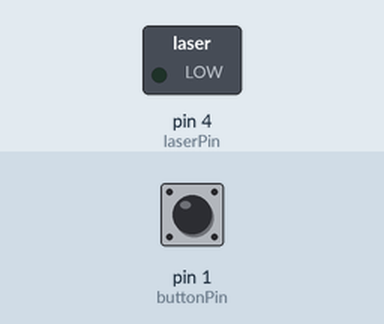
Simulated run of this sketch. Board: Arduino Uno, built with avr-gcc and run on an emulated ATmega328P. On the bench: switched loads named in the sketch (green lamp = pin HIGH). The inputs (shaded band) are chosen by the test bench; at power-on: pin 1 (buttonPin) HIGH.

Above: at 1.2 s.
1.3 s: pin 1 (buttonPin) pulled LOW for 0.15 s
At 1.39 s:
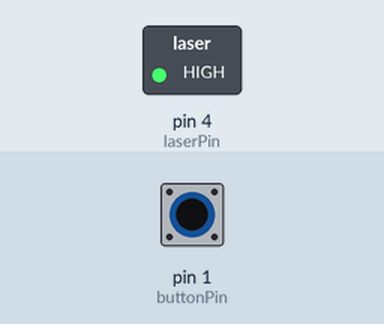
2.9 s: pin 1 (buttonPin) pulled LOW for 3.2 s
At 6.9 s:
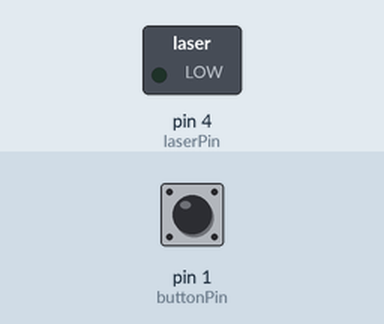
Timing chart, 0 to 8.4 s (numbered marks = the images above; inputs shaded):
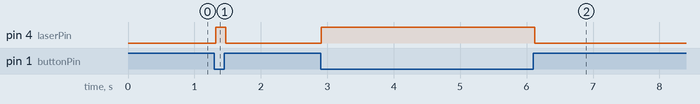

Measured:
- after the input at 1.3 s, pin 4 (laserPin): LOW → HIGH at once, → LOW 0.15 s later
- after the input at 2.9 s, pin 4 (laserPin): LOW → HIGH at once, → LOW 3.2 s later

The sketch:

Laser.ino
```cpp
int buttonPin = 1;
int laserPin = 4;
int touchPin = 4;
void setup ()
{
   pinMode (buttonPin, INPUT); // define the digital output interface 13 feet
   pinMode(laserPin, OUTPUT);
}
void loop () {
  int val = digitalRead(buttonPin);
  if (val == LOW) {
    digitalWrite(laserPin, HIGH);
    delay(30);
  }
  else {
    digitalWrite(laserPin, LOW);
    delay(30);
  }
   //digitalWrite (4, HIGH); // open the laser head
   //delay (1000); // delay one second
   //digitalWrite (4, LOW); // turn off the laser head
   //delay (1000); // delay one second
}
```
